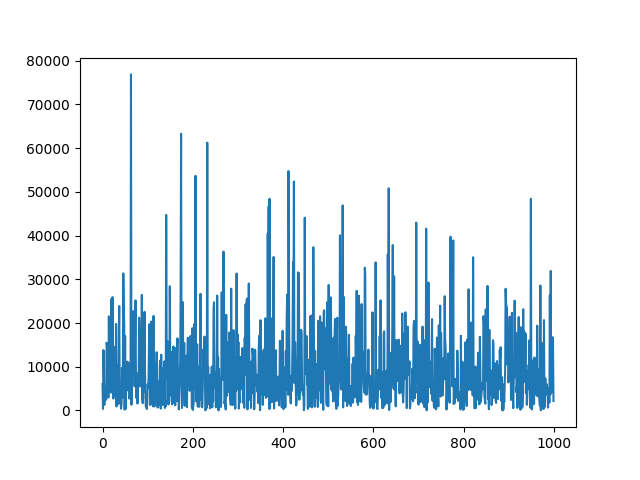

The Python source for this figure:
import json

import matplotlib.pyplot as plt
import numpy as np

with open('repetitions.json') as f:
    repetitions = json.load(f)

plt.plot(range(0, len(repetitions)), repetitions)
plt.savefig('repetitions.png')

repetitionsArr = np.array(repetitions)

print("Minimum number of successive trials to get repetition: ", np.min(repetitionsArr))
print("Number of successive trials to get repetition that are < 100: ", repetitionsArr[repetitionsArr < 100].shape[0])
print("Average number of successive trials to get repetition: ", np.average(repetitionsArr))
print("Maximum number of successive trials to get repetition: ", np.max(repetitionsArr))
